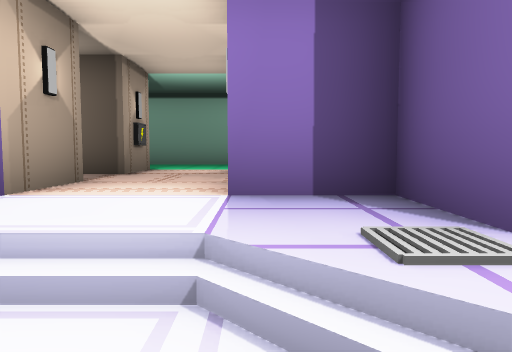
[1] (above)

20 first-person views from a walk through a Unity game level. The camera is 1.3 m above the floor, tilts 4° down and sees 70° across. The floor is counted in squares, 2 m on a side. Each view is taken from the middle of a square. On the plan, view 1 faces up. The plan holds only what a view shows up to about 11 squares ahead; the rest is blank. Door leaves are left out, so doorways stand open.

[2]
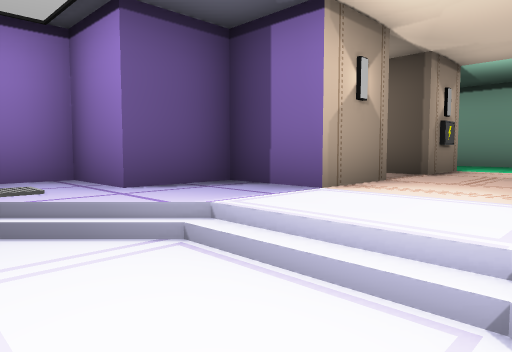

[3]
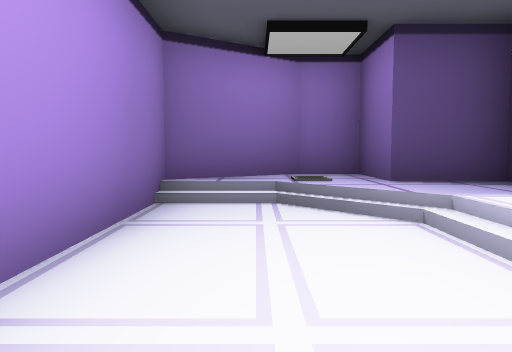

[4]
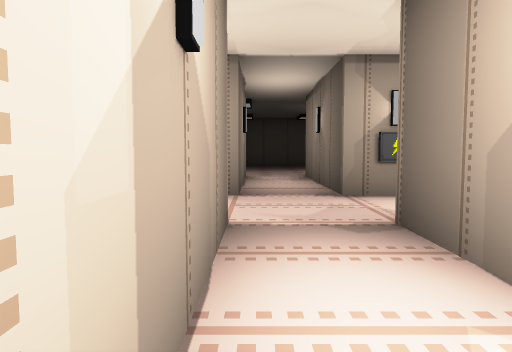

[5]
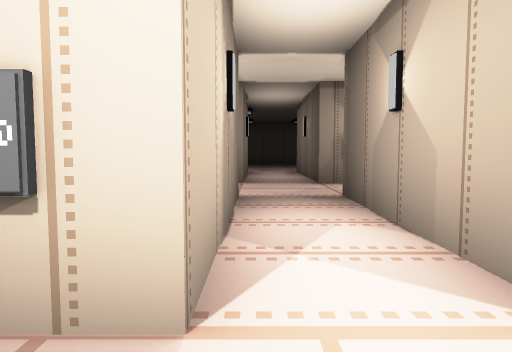

[6]
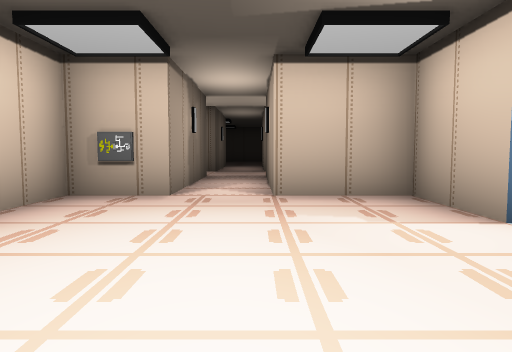

[7]
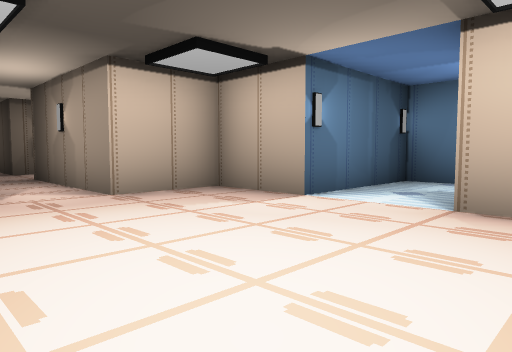

[8]
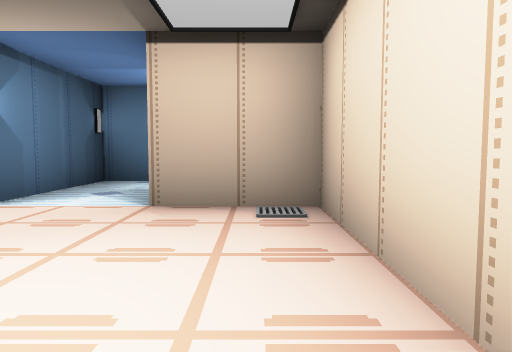

[9]
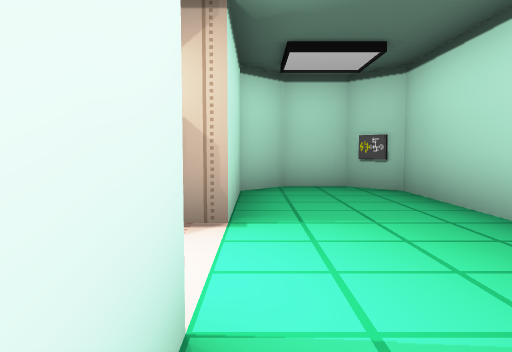

[10]
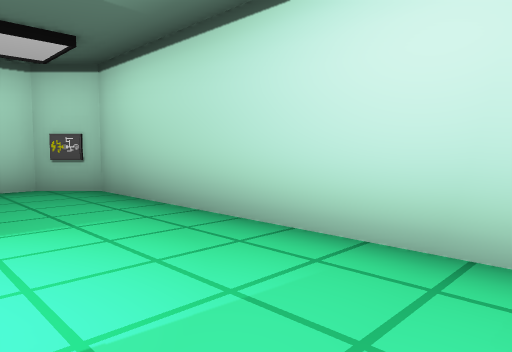

[11]
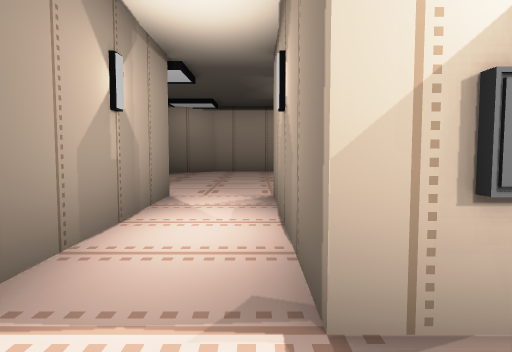

[12]
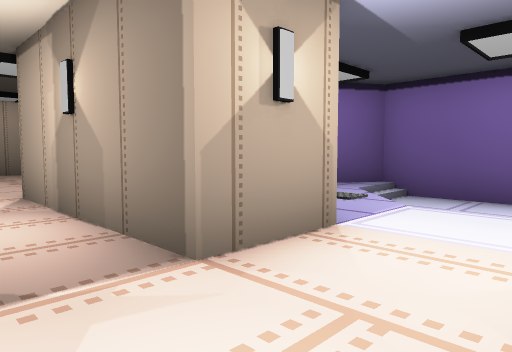

[13]
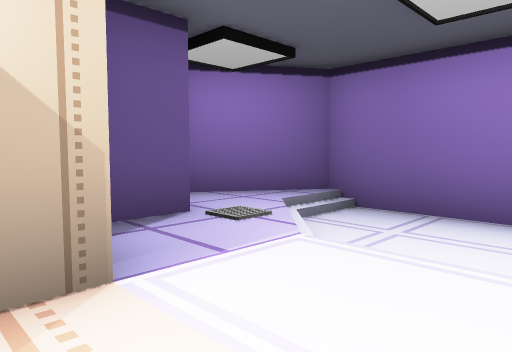

[14]
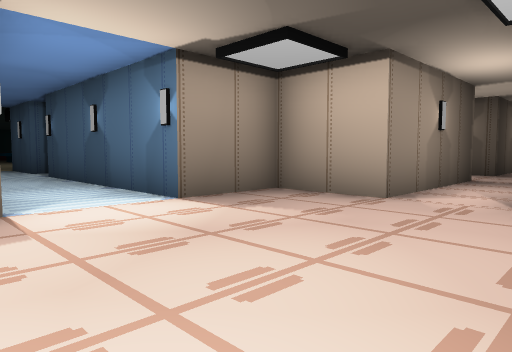

[15]
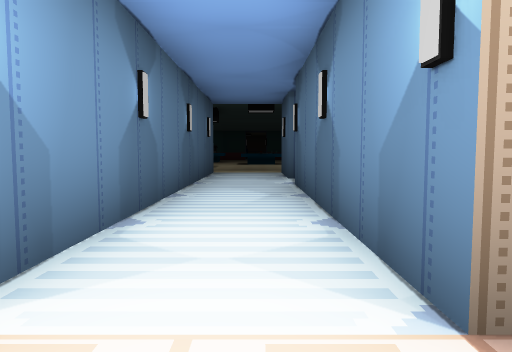

[16]
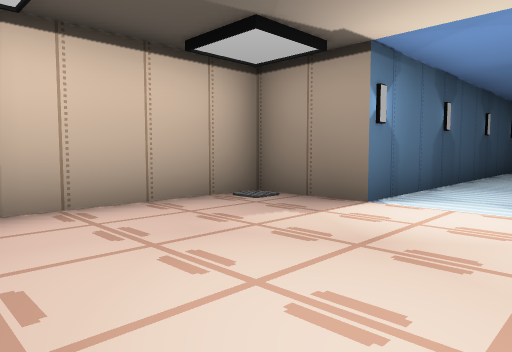

[17]
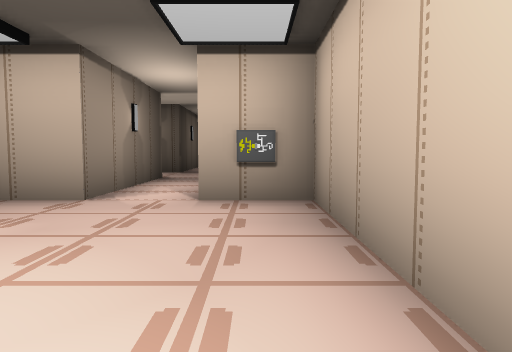

[18]
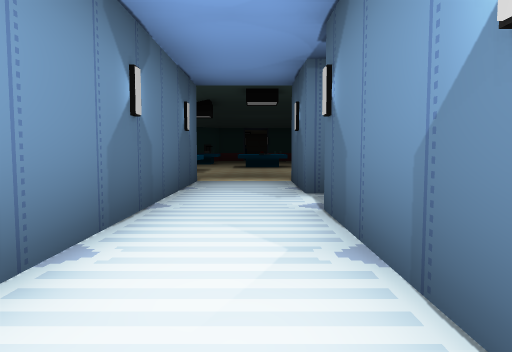

[19]
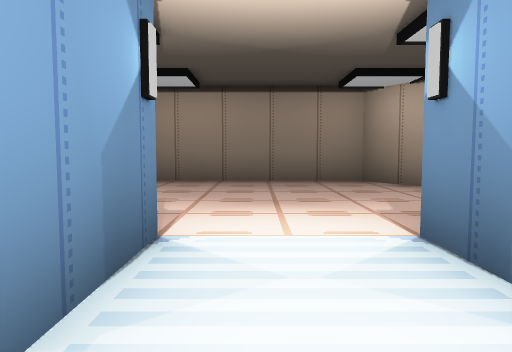

[20]
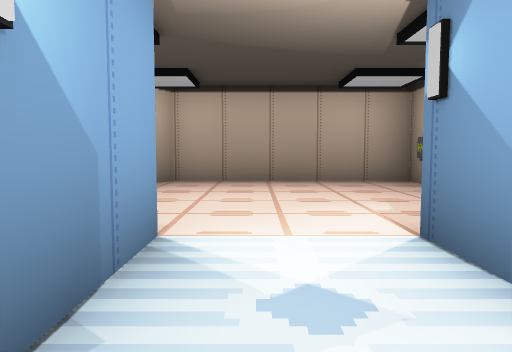

### Floor plan
Key: @ floor where view 1 was taken; # wall or solid block; . main floor; - floor 0.5 m lower than the main floor; / step, stairs or slope; D open door; O other object.
Columns run from 13 left of view 1 to 10 right of it. Each row starts with its distance up from view 1.
 21    ...
 20    ...
 19    ...
 18    DD.
 17   #..#
 16   #..#
 15   #..D
 14   #..D
 13   #..#
 12   #..#            ###
 11   #..#   ######   #..
 10   #..###O......   #..#
  9 ###..###....... ###..###
  8 #..DD..##..DD.. #..DD..#
  7 #......####O.####......#
  6 #......D.........D.....#
  5 #......D.........D.....#
  4 ##.....O###..####O.....#
  3  #########.DD..########
  2        ###.....##
  1        #../--/..#
  0        ##.---@/.#
 -1         #.----/#
 -2          #######

Positions as (right, up) in squares from view 1, and headings:
1: (0, 0), facing up
2: (0, 0), facing up-left
3: (1, 0), facing left
4: (3, 5), facing left
5: (5, 5), facing left
6: (9, 6), facing left
7: (9, 4), facing up-left
8: (9, 4), facing up
9: (1, 8), facing left
10: (1, 8), facing up-left
11: (-1, 6), facing left
12: (-2, 6), facing down-right
13: (-2, 4), facing down-right
14: (-11, 4), facing up-right
15: (-9, 7), facing up
16: (-8, 4), facing up-left
17: (-11, 4), facing right
18: (-9, 10), facing up
19: (-9, 11), facing down
20: (7, 11), facing down
